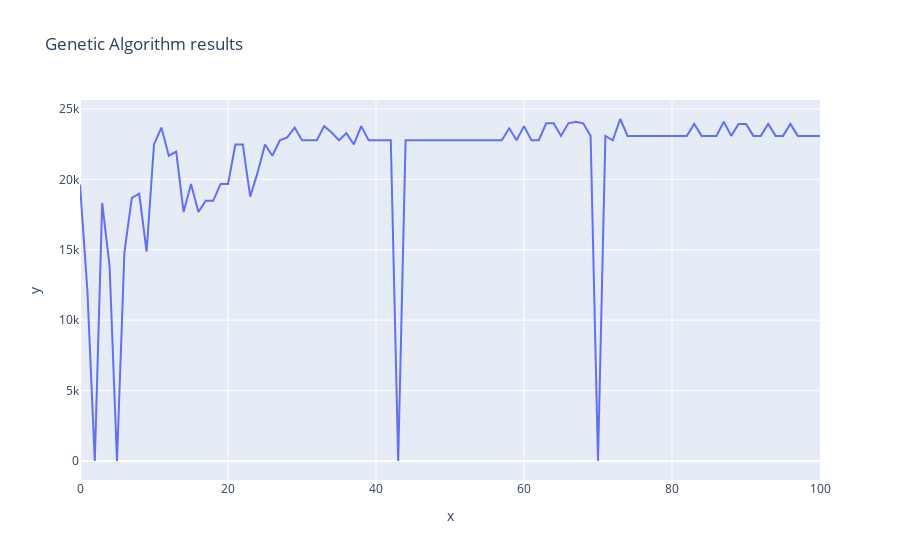

The notebook cell saved with this chart:
### Code cell
import plotly.express as px
figure = px.line(x = range(0, 101), y = ga.list_of_solutions, title = 'Genetic Algorithm results')
figure.show()
